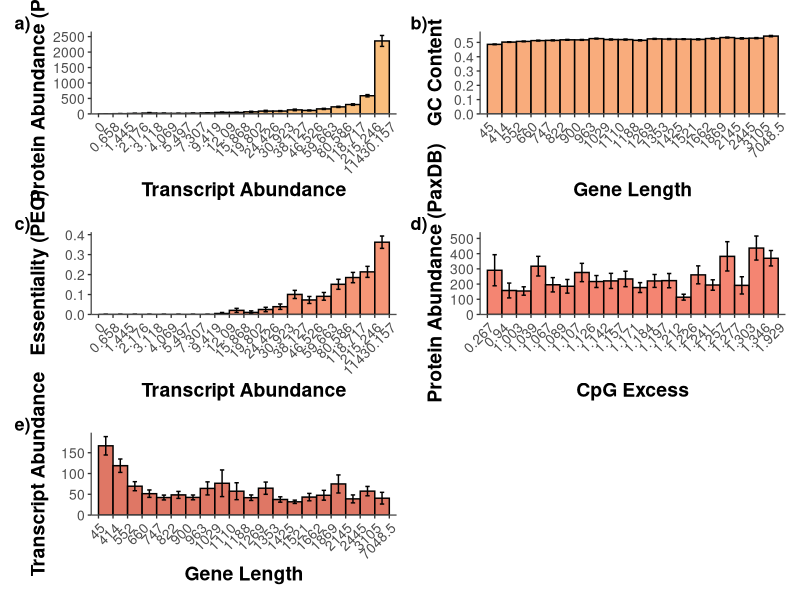

Here is the R script that generated this plot:
library(ggplot2)
library(dplyr)
library(patchwork)
#import in libtraries

df <- read.csv("all_properties.csv", stringsAsFactors = FALSE)
#import in data

pair_list <- list(
  list(
    x_var   = "transcript",
    y_var   = "protein_abundance_pax",
    x_label = "Transcript Abundance",
    y_label = "Protein Abundance (PaxDB)",
    outname = "transcript_vs_pax"
  ),
  list(
    x_var   = "avg_length",
    y_var   = "gc_content",
    x_label = "Gene Length",
    y_label = "GC Content",
    outname = "length_vs_gc"
  ),
  list(
    x_var   = "transcript",
    y_var   = "binary_pec",
    x_label = "Transcript Abundance",
    y_label = "Essentiality (PEC)",
    outname = "transcript_vs_pec"
  ),
  list(
    x_var   = "cpg_excess",
    y_var   = "protein_abundance_pax",
    x_label = "CpG Excess",
    y_label = "Protein Abundance (PaxDB)",
    outname = "cpg_vs_pax"
  ),
  list(
    x_var   = "avg_length",
    y_var   = "transcript",
    x_label = "Gene Length",
    y_label = "Transcript Abundance",
    outname = "length_vs_transcript"
  )
)
#create embedded lists for each variable pair with labels

n_bins       <- 20
label_digits <- 3
#settings for plotting

bar_colours <- c("#f7b267", "#f79d65", "#f4845f", "#f27059", "#d95f4a")
bar_outline  <- "black"
bar_alpha    <- 0.85
#colours for graphs

make_length_weighted_bins <- function(data, x_var, y_var, n_bins) {
  
  data <- data %>%
    filter(!is.na(.data[[x_var]]),
           !is.na(.data[[y_var]]),
           !is.na(avg_length)) %>%
    arrange(.data[[x_var]])
  #clean and sort data
  
  total_length  <- sum(data$avg_length)
  target_length <- total_length / n_bins
  #define bins size based on total sequence length
  
  bin_id      <- integer(nrow(data))
  current_bin <- 1L
  cumulative  <- 0
  
  for (k in seq_len(nrow(data))) {
    bin_id[k]  <- current_bin
    cumulative <- cumulative + data$avg_length[k]
    if (cumulative >= target_length && current_bin < n_bins) {
      current_bin <- current_bin + 1L
      cumulative  <- 0
    }
  }
  #cycles through genes
  #acculmulated gene lengths in bin 
  #moves to next bin once its full
  
  data$bin <- bin_id
  #store bin ids
  
  bin_edges <- data %>%
    group_by(bin) %>%
    summarise(
      x_min = min(.data[[x_var]]),
      x_max = max(.data[[x_var]]),
      .groups = "drop"
    )
  #extracts bin boundaries 
  
  breaks_vals <- c(bin_edges$x_min, tail(bin_edges$x_max, 1))
  #finds the bin edges 
  
  bin_summary <- data %>%
    group_by(bin) %>%
    summarise(
      mean_y = mean(.data[[y_var]]),
      se_y   = sd(.data[[y_var]]) / sqrt(n()),
      .groups = "drop"
    )
  #compute summary statistics for each bin 
  
  list(summary = bin_summary, breaks = breaks_vals)
  #outputs results of summary 
}

make_plot <- function(x_label, y_label, bar_fill, bin_summary, breaks, ymax) {
  #builds one plot per x variable
  
  break_labels <- round(breaks, label_digits)
  #creates the break labels
  
  #plotting bar graph
  ggplot(bin_summary, aes(x = bin, y = mean_y)) +
    geom_bar(
      stat   = "identity",
      fill   = bar_fill,
      colour = bar_outline,
      alpha  = bar_alpha,
      width  = 1
      #base of bar graph
    ) +
    geom_errorbar(
      aes(ymin = mean_y - se_y, ymax = mean_y + se_y),
      width     = 0.3,
      colour    = bar_outline,
      linewidth = 0.5
      #adds error bars (+- 1 SE)
    ) +
    scale_x_continuous(
      breaks = c(seq_len(n_bins) - 0.5, n_bins + 0.5),
      labels = break_labels,
      expand = expansion(add = 0.5)
      #applies ticks at breaks 
      #adds the lebels 
    ) +
    scale_y_continuous(
      limits = c(0, ymax),
      expand = expansion(mult = c(0, 0))
      #applies the y axis tpo fir the ymax of the current data
    ) +
    labs(x = x_label, y = y_label
         #applies the nice labels tpo the axes
    ) +
    theme_classic(base_size = 10) +      # <-- base size for composite panels
    theme(
      #applies theme
      axis.title  = element_text(face = "bold", size = 14),
      axis.text   = element_text(size = 10),
      axis.text.x = element_text(angle = 45, hjust = 1, size = 10),
      plot.tag    = element_text(face = "bold", size = 13),
      axis.line   = element_line(colour = "grey30")
    )
}

plot_list <- vector("list", length(pair_list))
#creates empty list at length of all x variables

for (i in seq_along(pair_list)) {
  #loop throgh the x variables
  p_info <- pair_list[[i]]
  fill   <- bar_colours[[i]]
  #extract all needed info
  
  binned <- make_length_weighted_bins(df, p_info$x_var, p_info$y_var, n_bins)
  #calculates the length weighted binning
  ymax   <- max(binned$summary$mean_y + binned$summary$se_y, na.rm = TRUE) * 1.05
  #finds the y max value and adds 5% padding at the top
  
  plot_list[[i]] <- make_plot(
    x_label     = p_info$x_label,
    y_label     = p_info$y_label,
    bar_fill    = fill,
    bin_summary = binned$summary,
    breaks      = binned$breaks,
    ymax        = ymax
  ) +
    labs(tag = paste0(letters[i], ")"))
  #makes all the plots 
  #adds a label for each panel
}

composite <- wrap_plots(plot_list, ncol = 2, nrow = 3) +
  plot_layout(guides = "keep")
#arranges the composite

output_dir <- "figure_outputs"
if (!dir.exists(output_dir)) dir.create(output_dir)
#sets up the output directory if it doesn't already exist

#saves the composite
ggsave(
  paste0(output_dir, "/composite_pairs.png"),
  plot   = composite,
  width  = 10,
  height = 12,      # <-- 3 rows so shorter than the 4-row version
  dpi    = 300,
  bg     = "white"
)
message("Saved composite: ", output_dir, "/composite_pairs.png")
